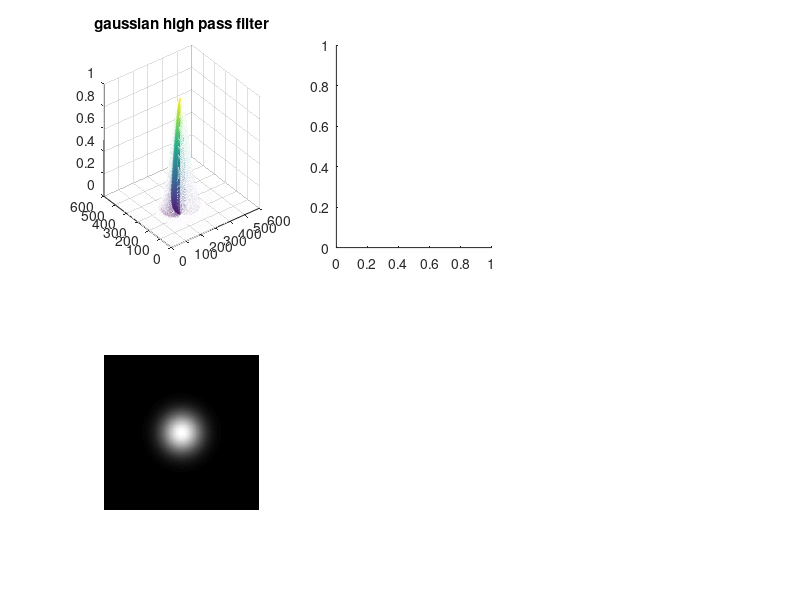

This figure's MATLAB source: (Note: this script raises an error after producing the figure.)
% high pass filter
%gaussian
M=256; N=256;
x=linspace(-M,M,2*M);
y=linspace(-N,N,2*N);
[X,Y]=meshgrid(y,x);
D=sqrt(M.*M+N.*N);
sigma=D/8;
G=exp(-(X.*X+Y.*Y)/2/sigma/sigma);
subplot(231),mesh(G),title('gaussian high pass filter');
subplot(234),imshow(G);

%ihpf
I=sqrt(X.*X+Y.*Y)<=sigma;
subplot(232),mesh(I),title('ILPF highpass filter');
subplot(235),imshow(I);
%btw
n=1;
B=1./(1+(sqrt(X.*X+Y.*Y)./sigma).^(2*n));
subplot(233),mesh(B),title('btw high pass filter');
subplot(236),imshow(B);